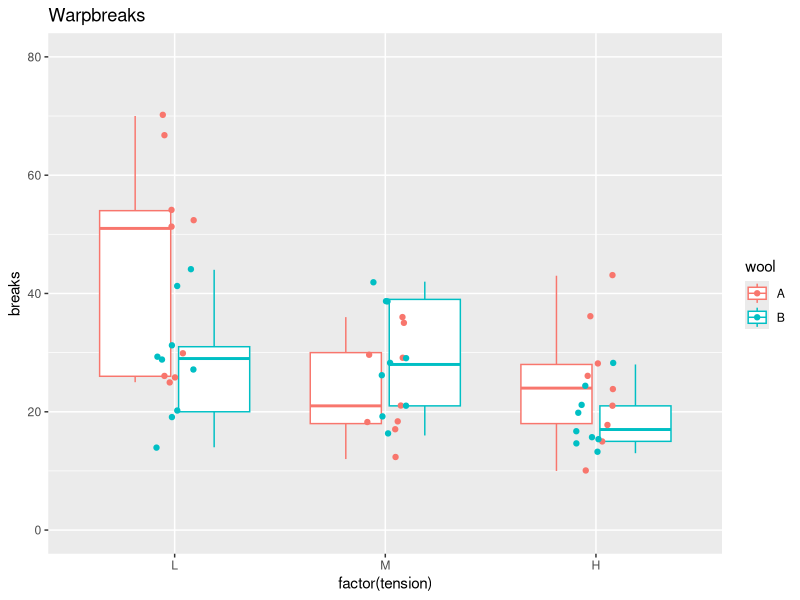
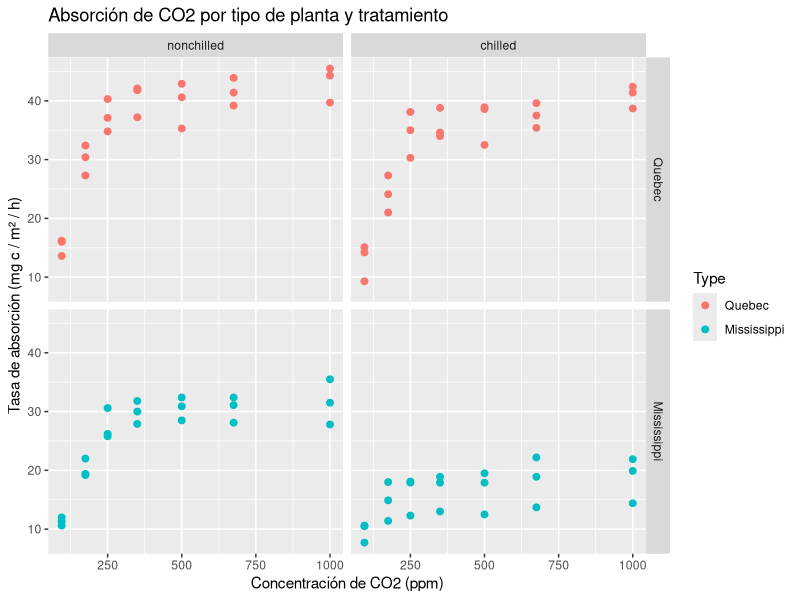
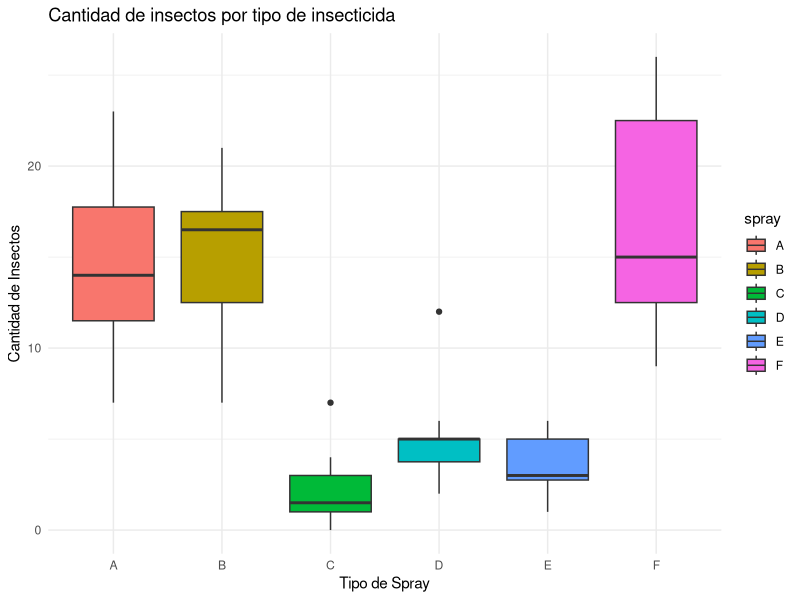
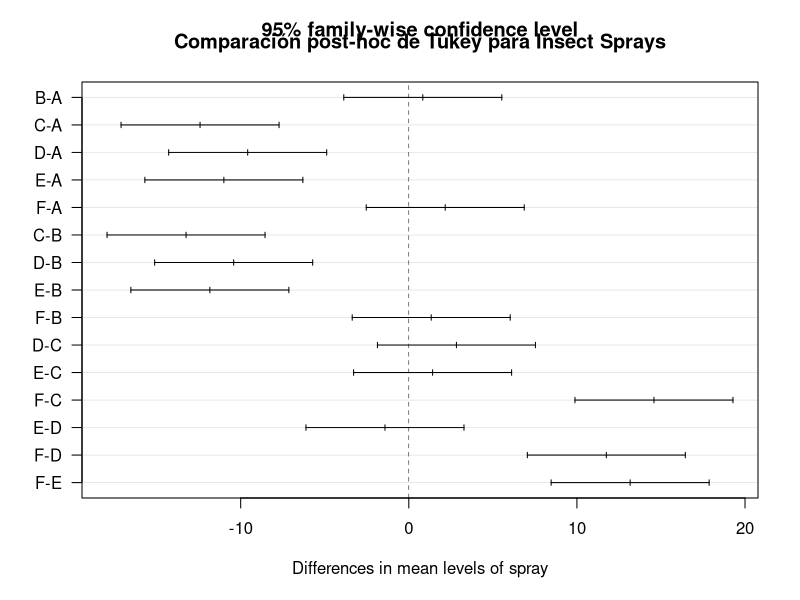
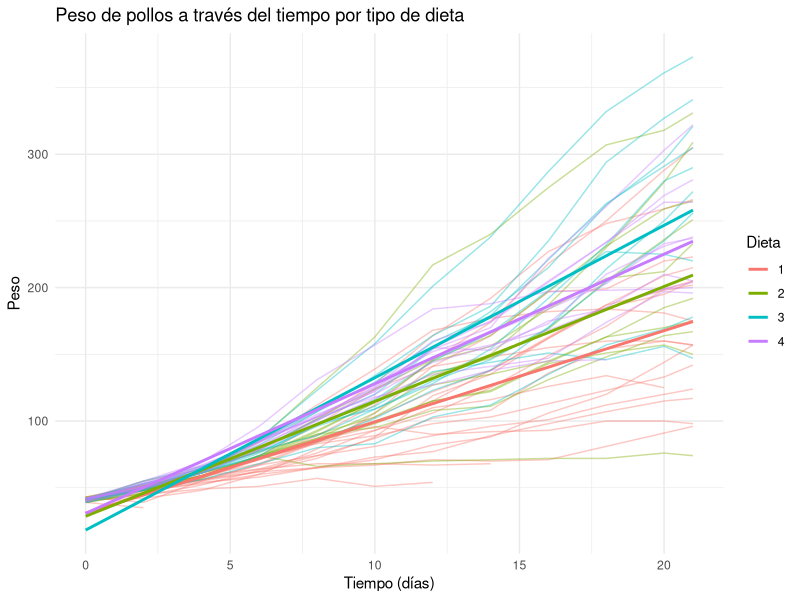

These charts were generated, in order, by the following R code: (Note: this script raises an error after producing the figures.)
## ---- chunk 1
library(ggplot2)
library(emmeans)
warpbreaks

##
ggplot(warpbreaks, aes(x = factor(tension), y = breaks, color = wool)) +
  geom_boxplot() +
  geom_jitter(width = 0.1) +
  ylim(c(0, 80)) +
  ggtitle("Warpbreaks")

##
anovaModel <- aov(breaks ~ wool * tension, data = warpbreaks)
summary(anovaModel)

## 
emmeans(anovaModel, ~ wool * tension)

## Normalidad - p-value de 0.8162, significa que presenta normalidad
shapiro.test(residuals(anovaModel))

## Homogeneidad de varianza - p-value = 0.0236, esto significa no hay homogeneidad de varianza. No podemos interpretar los datos
bartlett.test(breaks ~ interaction(wool, tension), data = warpbreaks)
## ---- chunk 2
CO2

# El siguiente gráfico muestra la relación entre la concentración de CO2 y la tasa de absorción, separados por el tipo de planta y el tratamiento
ggplot(CO2, aes(x = conc, y = uptake)) +
  geom_point(aes(color = Type), size = 2) + # Creamos un gráfico de puntos, pintándolos de diferente color según el tipo
  labs(title = "Absorción de CO2 por tipo de planta y tratamiento",
       x = "Concentración de CO2 (ppm)",
       y = "Tasa de absorción (mg c / m² / h)") +
  facet_grid(Type ~ Treatment) # Separa el gráfico por tipo de planta y tratamiento recibido
## ---- chunk 3
ANOVA <- aov(uptake ~ Type * Treatment, data = CO2)
summary(ANOVA)
## ---- chunk 4
shapiro.test(CO2$uptake) # Prueba de normalidad de residuos - P-value: 0.00079

bartlett.test(uptake ~ interaction(Type, Treatment), data = CO2) # Prueba de homogeneidad de varianzas - P-value: 0.00159
## ---- chunk 5
InsectSprays

help(InsectSprays)
summary(InsectSprays)
## ---- chunk 6
ggplot(InsectSprays, aes(x = spray, y = count, fill = spray)) +
  geom_boxplot() +
  labs(title = "Cantidad de insectos por tipo de insecticida", x = "Tipo de Spray", y = "Cantidad de Insectos") +
  theme_minimal()
## ---- chunk 7
shapiro.test(InsectSprays$count) # Prueba de normalidad

bartlett.test(count ~ spray, data = InsectSprays) # Prueba de homogeneidad de varianzas
## ---- chunk 8
ANOVAInsectos <- aov(count ~ spray, data = InsectSprays)
summary(ANOVAInsectos)
## ---- chunk 9
tukey <- TukeyHSD(ANOVAInsectos, "spray") # Test de Tukey
print(tukey)
## ---- chunk 10
plot(tukey, las = 1)
title("Comparación post-hoc de Tukey para Insect Sprays")
## ---- chunk 11
ChickWeight
## ---- chunk 12
# Gráfico de peso de pollos según tiempo y dieta
ggplot(ChickWeight, aes(x = Time, y = weight, color = as.factor(Diet))) +
  geom_line(aes(group = Chick), alpha = 0.4) +
  geom_smooth(method = "lm", se = FALSE) +
  labs(title = "Peso de pollos a través del tiempo por tipo de dieta",
       x = "Tiempo (días)",
       y = "Peso",
       color = "Dieta") +
  theme_minimal()
## ---- chunk 13
shapiro.test(residuals(modelo4))# Normalidad de los residuos

bartlett.test(weight ~ interaction(Diet, Time), data = ChickWeight) # Homogeneidad de varianzas
## ---- chunk 14
ANOVAPollo <- aov(weight ~ Diet * Time, data = ChickWeight)
summary(ANOVAPollo)
## ---- chunk 15
emmeansChicken <- emmeans(modelo4, ~ Diet * Time) # Medias marginales estimadas para la interacción Diet:Time

TukeyChicken <- contrast(emmeansChicken, method = "tukey") # Análisis post-hoc de Tukey para comparar todas las combinaciones de Diet y Time
print(TukeyChicken)
## ---- chunk 16
plot(TukeyChicken, las = 1)
title("Comparación post-hoc de Tukey para Chick Weight")
